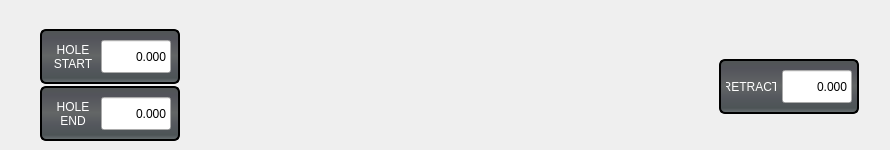
        <widget class="QWidget" name="widget" native="true">
         <property name="minimumSize">
          <size>
           <width>890</width>
           <height>150</height>
          </size>
         </property>
         <property name="maximumSize">
          <size>
           <width>890</width>
           <height>150</height>
          </size>
         </property>
         <widget class="QLabel" name="label">
          <property name="geometry">
           <rect>
            <x>9</x>
            <y>0</y>
            <width>880</width>
            <height>201</height>
           </rect>
          </property>
          <property name="text">
           <string/>
          </property>
          <property name="pixmap">
           <pixmap>images/drill_block_front.png</pixmap>
          </property>
          <property name="alignment">
           <set>Qt::AlignHCenter|Qt::AlignTop</set>
          </property>
         </widget>
         <widget class="QFrame" name="frame_55">
          <property name="geometry">
           <rect>
            <x>719</x>
            <y>59</y>
            <width>140</width>
            <height>55</height>
           </rect>
          </property>
          <property name="sizePolicy">
           <sizepolicy hsizetype="Fixed" vsizetype="Fixed">
            <horstretch>0</horstretch>
            <verstretch>0</verstretch>
           </sizepolicy>
          </property>
          <property name="minimumSize">
           <size>
            <width>140</width>
            <height>55</height>
           </size>
          </property>
          <property name="maximumSize">
           <size>
            <width>140</width>
            <height>55</height>
           </size>
          </property>
          <property name="styleSheet">
           <string notr="true">.QFrame{
    border-style: solid;
    border-color: black;
    border-width: 2px;
    border-radius: 6px;
    color: rgb(238, 238, 236);
	background-color: qlineargradient(spread:pad, x1:0, y1:0, x2:0, y2:1, stop:0 rgb(81, 86, 85), stop:0.489795 rgb(99, 102, 102), stop:0.699799 rgb(85, 88, 94), stop:0.90444 rgb(77, 84, 86), stop:0.160246 rgb(83, 84, 91), stop:1 rgb(109, 115, 118));
}</string>
          </property>
          <layout class="QHBoxLayout" name="horizontalLayout_215">
           <property name="leftMargin">
            <number>5</number>
           </property>
           <property name="rightMargin">
            <number>5</number>
           </property>
           <item>
            <layout class="QHBoxLayout" name="horizontalLayout_216">
             <property name="spacing">
              <number>3</number>
             </property>
             <item>
              <widget class="QLabel" name="label_149">
               <property name="sizePolicy">
                <sizepolicy hsizetype="Fixed" vsizetype="Fixed">
                 <horstretch>0</horstretch>
                 <verstretch>0</verstretch>
                </sizepolicy>
               </property>
               <property name="minimumSize">
                <size>
                 <width>50</width>
                 <height>33</height>
                </size>
               </property>
               <property name="maximumSize">
                <size>
                 <width>35</width>
                 <height>33</height>
                </size>
               </property>
               <property name="styleSheet">
                <string notr="true">QLabel{
font: 75 13pt &quot;Bebas Kai&quot;;
color: rgb(255, 255, 255);
}</string>
               </property>
               <property name="text">
                <string>RETRACT</string>
               </property>
               <property name="alignment">
                <set>Qt::AlignCenter</set>
               </property>
               <property name="wordWrap">
                <bool>true</bool>
               </property>
              </widget>
             </item>
            </layout>
           </item>
           <item>
            <widget class="FloatLineEdit" name="retract_height_input">
             <property name="sizePolicy">
              <sizepolicy hsizetype="Expanding" vsizetype="Fixed">
               <horstretch>70</horstretch>
               <verstretch>33</verstretch>
              </sizepolicy>
             </property>
             <property name="maximumSize">
              <size>
               <width>70</width>
               <height>33</height>
              </size>
             </property>
             <property name="styleSheet">
              <string notr="true">QLabel {
    border-style: transparent;
    border-color: rgb(235, 235, 235);
    border-width: 1px;
    border-radius: 5px;
    color: black;
    background: white;
	font: 75 14pt &quot;Bebas Kai&quot;;
}</string>
             </property>
             <property name="text">
              <string>0.000</string>
             </property>
             <property name="alignment">
              <set>Qt::AlignRight|Qt::AlignTrailing|Qt::AlignVCenter</set>
             </property>
             <property name="bottom" stdset="0">
              <double>-179769313486231570814527423731704356798070567525844996598917476803157260780028538760589558632766878171540458953514382464234321326889464182768467546703537516986049910576551282076245490090389328944075868508455133942304583236903222948165808559332123348274797826204144723168738177180919299881250404026184124858368.000000000000000</double>
             </property>
            </widget>
           </item>
          </layout>
         </widget>
         <widget class="QFrame" name="frame_57">
          <property name="geometry">
           <rect>
            <x>40</x>
            <y>86</y>
            <width>140</width>
            <height>55</height>
           </rect>
          </property>
          <property name="sizePolicy">
           <sizepolicy hsizetype="Fixed" vsizetype="Fixed">
            <horstretch>0</horstretch>
            <verstretch>0</verstretch>
           </sizepolicy>
          </property>
          <property name="minimumSize">
           <size>
            <width>140</width>
            <height>55</height>
           </size>
          </property>
          <property name="maximumSize">
           <size>
            <width>140</width>
            <height>55</height>
           </size>
          </property>
          <property name="styleSheet">
           <string notr="true">.QFrame{
    border-style: solid;
    border-color: black;
    border-width: 2px;
    border-radius: 6px;
    color: rgb(238, 238, 236);
	background-color: qlineargradient(spread:pad, x1:0, y1:0, x2:0, y2:1, stop:0 rgb(81, 86, 85), stop:0.489795 rgb(99, 102, 102), stop:0.699799 rgb(85, 88, 94), stop:0.90444 rgb(77, 84, 86), stop:0.160246 rgb(83, 84, 91), stop:1 rgb(109, 115, 118));
}</string>
          </property>
          <layout class="QHBoxLayout" name="horizontalLayout_217">
           <property name="leftMargin">
            <number>5</number>
           </property>
           <property name="rightMargin">
            <number>5</number>
           </property>
           <item>
            <layout class="QHBoxLayout" name="horizontalLayout_218">
             <property name="spacing">
              <number>3</number>
             </property>
             <item>
              <widget class="QLabel" name="label_153">
               <property name="sizePolicy">
                <sizepolicy hsizetype="Fixed" vsizetype="Fixed">
                 <horstretch>0</horstretch>
                 <verstretch>0</verstretch>
                </sizepolicy>
               </property>
               <property name="minimumSize">
                <size>
                 <width>50</width>
                 <height>33</height>
                </size>
               </property>
               <property name="maximumSize">
                <size>
                 <width>50</width>
                 <height>33</height>
                </size>
               </property>
               <property name="styleSheet">
                <string notr="true">QLabel{
font: 75 13pt &quot;Bebas Kai&quot;;
color: rgb(255, 255, 255);
}</string>
               </property>
               <property name="text">
                <string>HOLE END</string>
               </property>
               <property name="alignment">
                <set>Qt::AlignCenter</set>
               </property>
               <property name="wordWrap">
                <bool>true</bool>
               </property>
              </widget>
             </item>
             <item>
              <widget class="FloatLineEdit" name="z_end_input">
               <property name="sizePolicy">
                <sizepolicy hsizetype="Expanding" vsizetype="Fixed">
                 <horstretch>70</horstretch>
                 <verstretch>33</verstretch>
                </sizepolicy>
               </property>
               <property name="maximumSize">
                <size>
                 <width>70</width>
                 <height>33</height>
                </size>
               </property>
               <property name="styleSheet">
                <string notr="true">QLabel {
    border-style: transparent;
    border-color: rgb(235, 235, 235);
    border-width: 1px;
    border-radius: 5px;
    color: black;
    background: white;
	font: 75 14pt &quot;Bebas Kai&quot;;
}</string>
               </property>
               <property name="text">
                <string>0.000</string>
               </property>
               <property name="alignment">
                <set>Qt::AlignRight|Qt::AlignTrailing|Qt::AlignVCenter</set>
               </property>
               <property name="bottom" stdset="0">
                <double>-179769313486231570814527423731704356798070567525844996598917476803157260780028538760589558632766878171540458953514382464234321326889464182768467546703537516986049910576551282076245490090389328944075868508455133942304583236903222948165808559332123348274797826204144723168738177180919299881250404026184124858368.000000000000000</double>
               </property>
              </widget>
             </item>
            </layout>
           </item>
          </layout>
         </widget>
         <widget class="QFrame" name="frame_56">
          <property name="geometry">
           <rect>
            <x>40</x>
            <y>29</y>
            <width>140</width>
            <height>55</height>
           </rect>
          </property>
          <property name="sizePolicy">
           <sizepolicy hsizetype="Fixed" vsizetype="Fixed">
            <horstretch>0</horstretch>
            <verstretch>0</verstretch>
           </sizepolicy>
          </property>
          <property name="minimumSize">
           <size>
            <width>140</width>
            <height>55</height>
           </size>
          </property>
          <property name="maximumSize">
           <size>
            <width>140</width>
            <height>55</height>
           </size>
          </property>
          <property name="styleSheet">
           <string notr="true">.QFrame{
    border-style: solid;
    border-color: black;
    border-width: 2px;
    border-radius: 6px;
    color: rgb(238, 238, 236);
	background-color: qlineargradient(spread:pad, x1:0, y1:0, x2:0, y2:1, stop:0 rgb(81, 86, 85), stop:0.489795 rgb(99, 102, 102), stop:0.699799 rgb(85, 88, 94), stop:0.90444 rgb(77, 84, 86), stop:0.160246 rgb(83, 84, 91), stop:1 rgb(109, 115, 118));
}</string>
          </property>
          <layout class="QHBoxLayout" name="horizontalLayout_219">
           <property name="leftMargin">
            <number>5</number>
           </property>
           <property name="rightMargin">
            <number>5</number>
           </property>
           <item>
            <layout class="QHBoxLayout" name="horizontalLayout_220">
             <property name="spacing">
              <number>3</number>
             </property>
             <item>
              <widget class="QLabel" name="label_154">
               <property name="sizePolicy">
                <sizepolicy hsizetype="Fixed" vsizetype="Fixed">
                 <horstretch>0</horstretch>
                 <verstretch>0</verstretch>
                </sizepolicy>
               </property>
               <property name="minimumSize">
                <size>
                 <width>50</width>
                 <height>33</height>
                </size>
               </property>
               <property name="maximumSize">
                <size>
                 <width>50</width>
                 <height>33</height>
                </size>
               </property>
               <property name="styleSheet">
                <string notr="true">QLabel{
font: 75 13pt &quot;Bebas Kai&quot;;
color: rgb(255, 255, 255);
}</string>
               </property>
               <property name="text">
                <string>HOLE START</string>
               </property>
               <property name="alignment">
                <set>Qt::AlignCenter</set>
               </property>
               <property name="wordWrap">
                <bool>true</bool>
               </property>
              </widget>
             </item>
             <item>
              <widget class="FloatLineEdit" name="z_start_input">
               <property name="sizePolicy">
                <sizepolicy hsizetype="Expanding" vsizetype="Fixed">
                 <horstretch>70</horstretch>
                 <verstretch>33</verstretch>
                </sizepolicy>
               </property>
               <property name="maximumSize">
                <size>
                 <width>70</width>
                 <height>33</height>
                </size>
               </property>
               <property name="styleSheet">
                <string notr="true">QLabel {
    border-style: transparent;
    border-color: rgb(235, 235, 235);
    border-width: 1px;
    border-radius: 5px;
    color: black;
    background: white;
	font: 75 14pt &quot;Bebas Kai&quot;;
}</string>
               </property>
               <property name="text">
                <string>0.000</string>
               </property>
               <property name="alignment">
                <set>Qt::AlignRight|Qt::AlignTrailing|Qt::AlignVCenter</set>
               </property>
               <property name="bottom" stdset="0">
                <double>-179769313486231570814527423731704356798070567525844996598917476803157260780028538760589558632766878171540458953514382464234321326889464182768467546703537516986049910576551282076245490090389328944075868508455133942304583236903222948165808559332123348274797826204144723168738177180919299881250404026184124858368.000000000000000</double>
               </property>
              </widget>
             </item>
            </layout>
           </item>
          </layout>
         </widget>
        </widget>
